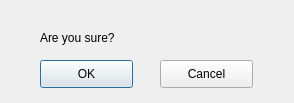
<?xml version="1.0" encoding="UTF-8"?>
<ui version="4.0">
 <class>ComfirmDelete</class>
 <widget class="QDialog" name="ComfirmDelete">
  <property name="geometry">
   <rect>
    <x>0</x>
    <y>0</y>
    <width>294</width>
    <height>103</height>
   </rect>
  </property>
  <property name="windowTitle">
   <string>Dialog</string>
  </property>
  <widget class="QPushButton" name="btn_ok">
   <property name="geometry">
    <rect>
     <x>40</x>
     <y>60</y>
     <width>93</width>
     <height>28</height>
    </rect>
   </property>
   <property name="text">
    <string>OK</string>
   </property>
  </widget>
  <widget class="QPushButton" name="btn_cancel">
   <property name="geometry">
    <rect>
     <x>160</x>
     <y>60</y>
     <width>93</width>
     <height>28</height>
    </rect>
   </property>
   <property name="text">
    <string>Cancel</string>
   </property>
  </widget>
  <widget class="QLabel" name="label">
   <property name="geometry">
    <rect>
     <x>40</x>
     <y>30</y>
     <width>91</width>
     <height>16</height>
    </rect>
   </property>
   <property name="text">
    <string>Are you sure?</string>
   </property>
   <property name="textFormat">
    <enum>Qt::PlainText</enum>
   </property>
  </widget>
 </widget>
 <resources/>
 <connections/>
</ui>
